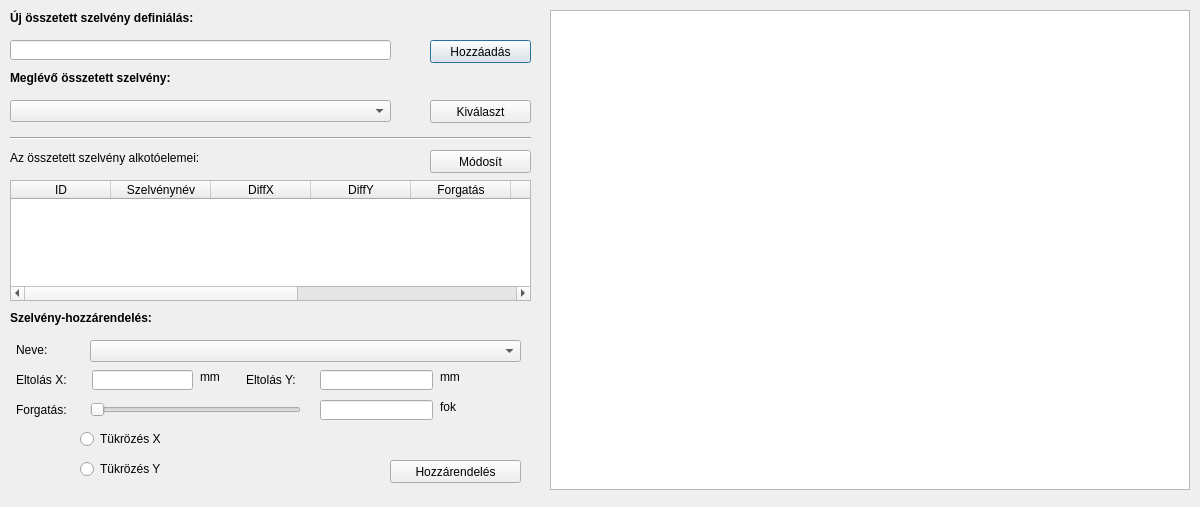
<?xml version="1.0" encoding="UTF-8"?>
<ui version="4.0">
 <class>Kmjellossz</class>
 <widget class="QDialog" name="Kmjellossz">
  <property name="geometry">
   <rect>
    <x>0</x>
    <y>0</y>
    <width>1200</width>
    <height>507</height>
   </rect>
  </property>
  <property name="windowTitle">
   <string>Összetett szelvény konfigurátor</string>
  </property>
  <widget class="QGraphicsView" name="pngrajz">
   <property name="geometry">
    <rect>
     <x>550</x>
     <y>10</y>
     <width>640</width>
     <height>480</height>
    </rect>
   </property>
  </widget>
  <widget class="QLabel" name="label">
   <property name="geometry">
    <rect>
     <x>10</x>
     <y>10</y>
     <width>271</width>
     <height>16</height>
    </rect>
   </property>
   <property name="font">
    <font>
     <family>MS Sans Serif</family>
     <weight>75</weight>
     <bold>true</bold>
    </font>
   </property>
   <property name="text">
    <string>Új összetett szelvény definiálás:</string>
   </property>
  </widget>
  <widget class="QLineEdit" name="uj_osszetett">
   <property name="geometry">
    <rect>
     <x>10</x>
     <y>40</y>
     <width>381</width>
     <height>20</height>
    </rect>
   </property>
   <property name="font">
    <font>
     <family>MS Sans Serif</family>
    </font>
   </property>
  </widget>
  <widget class="QPushButton" name="Ujszelveny">
   <property name="geometry">
    <rect>
     <x>430</x>
     <y>40</y>
     <width>101</width>
     <height>23</height>
    </rect>
   </property>
   <property name="font">
    <font>
     <family>MS Sans Serif</family>
    </font>
   </property>
   <property name="text">
    <string>Hozzáadás</string>
   </property>
  </widget>
  <widget class="QLabel" name="label_2">
   <property name="geometry">
    <rect>
     <x>10</x>
     <y>70</y>
     <width>251</width>
     <height>16</height>
    </rect>
   </property>
   <property name="font">
    <font>
     <family>MS Sans Serif</family>
     <weight>75</weight>
     <bold>true</bold>
    </font>
   </property>
   <property name="text">
    <string>Meglévő összetett szelvény:</string>
   </property>
  </widget>
  <widget class="QComboBox" name="osszetett_szelvenyek">
   <property name="geometry">
    <rect>
     <x>10</x>
     <y>100</y>
     <width>381</width>
     <height>22</height>
    </rect>
   </property>
   <property name="font">
    <font>
     <family>MS Sans Serif</family>
    </font>
   </property>
  </widget>
  <widget class="QPushButton" name="Szelveny_kivalaszt">
   <property name="geometry">
    <rect>
     <x>430</x>
     <y>100</y>
     <width>101</width>
     <height>23</height>
    </rect>
   </property>
   <property name="font">
    <font>
     <family>MS Sans Serif</family>
    </font>
   </property>
   <property name="text">
    <string>Kiválaszt</string>
   </property>
  </widget>
  <widget class="Line" name="line">
   <property name="geometry">
    <rect>
     <x>10</x>
     <y>130</y>
     <width>521</width>
     <height>16</height>
    </rect>
   </property>
   <property name="font">
    <font>
     <family>MS Sans Serif</family>
    </font>
   </property>
   <property name="orientation">
    <enum>Qt::Horizontal</enum>
   </property>
  </widget>
  <widget class="QLabel" name="label_3">
   <property name="geometry">
    <rect>
     <x>10</x>
     <y>150</y>
     <width>281</width>
     <height>16</height>
    </rect>
   </property>
   <property name="font">
    <font>
     <family>MS Sans Serif</family>
    </font>
   </property>
   <property name="text">
    <string>Az összetett szelvény alkotóelemei:</string>
   </property>
  </widget>
  <widget class="QTableWidget" name="alkotoelemek">
   <property name="geometry">
    <rect>
     <x>10</x>
     <y>180</y>
     <width>521</width>
     <height>121</height>
    </rect>
   </property>
   <property name="font">
    <font>
     <family>MS Sans Serif</family>
    </font>
   </property>
   <property name="rowCount">
    <number>0</number>
   </property>
   <column>
    <property name="text">
     <string>ID</string>
    </property>
   </column>
   <column>
    <property name="text">
     <string>Szelvénynév</string>
    </property>
   </column>
   <column>
    <property name="text">
     <string>DiffX</string>
    </property>
   </column>
   <column>
    <property name="text">
     <string>DiffY</string>
    </property>
   </column>
   <column>
    <property name="text">
     <string>Forgatás</string>
    </property>
   </column>
   <column>
    <property name="text">
     <string>Tükr_X</string>
    </property>
   </column>
   <column>
    <property name="text">
     <string>Tükr_Y</string>
    </property>
   </column>
   <column>
    <property name="text">
     <string>Hiba</string>
    </property>
   </column>
   <column>
    <property name="text">
     <string>Törlés</string>
    </property>
   </column>
  </widget>
  <widget class="QLabel" name="label_4">
   <property name="geometry">
    <rect>
     <x>10</x>
     <y>310</y>
     <width>211</width>
     <height>16</height>
    </rect>
   </property>
   <property name="font">
    <font>
     <family>MS Sans Serif</family>
     <weight>75</weight>
     <bold>true</bold>
    </font>
   </property>
   <property name="text">
    <string>Szelvény-hozzárendelés:</string>
   </property>
  </widget>
  <widget class="QLabel" name="label_5">
   <property name="geometry">
    <rect>
     <x>16</x>
     <y>340</y>
     <width>61</width>
     <height>20</height>
    </rect>
   </property>
   <property name="font">
    <font>
     <family>MS Sans Serif</family>
    </font>
   </property>
   <property name="text">
    <string>Neve:</string>
   </property>
  </widget>
  <widget class="QComboBox" name="szelvenyek_listaja">
   <property name="geometry">
    <rect>
     <x>90</x>
     <y>340</y>
     <width>431</width>
     <height>22</height>
    </rect>
   </property>
   <property name="font">
    <font>
     <family>MS Sans Serif</family>
    </font>
   </property>
  </widget>
  <widget class="QLabel" name="label_6">
   <property name="geometry">
    <rect>
     <x>16</x>
     <y>370</y>
     <width>71</width>
     <height>20</height>
    </rect>
   </property>
   <property name="font">
    <font>
     <family>MS Sans Serif</family>
    </font>
   </property>
   <property name="text">
    <string>Eltolás X:</string>
   </property>
  </widget>
  <widget class="QLineEdit" name="diffx">
   <property name="geometry">
    <rect>
     <x>92</x>
     <y>370</y>
     <width>101</width>
     <height>20</height>
    </rect>
   </property>
   <property name="font">
    <font>
     <family>MS Sans Serif</family>
    </font>
   </property>
  </widget>
  <widget class="QLabel" name="label_7">
   <property name="geometry">
    <rect>
     <x>246</x>
     <y>370</y>
     <width>71</width>
     <height>20</height>
    </rect>
   </property>
   <property name="font">
    <font>
     <family>MS Sans Serif</family>
    </font>
   </property>
   <property name="text">
    <string>Eltolás Y:</string>
   </property>
  </widget>
  <widget class="QLineEdit" name="diffy">
   <property name="geometry">
    <rect>
     <x>320</x>
     <y>370</y>
     <width>113</width>
     <height>20</height>
    </rect>
   </property>
   <property name="font">
    <font>
     <family>MS Sans Serif</family>
    </font>
   </property>
  </widget>
  <widget class="QLabel" name="label_8">
   <property name="geometry">
    <rect>
     <x>440</x>
     <y>370</y>
     <width>47</width>
     <height>14</height>
    </rect>
   </property>
   <property name="font">
    <font>
     <family>MS Sans Serif</family>
    </font>
   </property>
   <property name="text">
    <string>mm</string>
   </property>
  </widget>
  <widget class="QLabel" name="label_9">
   <property name="geometry">
    <rect>
     <x>200</x>
     <y>370</y>
     <width>47</width>
     <height>14</height>
    </rect>
   </property>
   <property name="font">
    <font>
     <family>MS Sans Serif</family>
    </font>
   </property>
   <property name="text">
    <string>mm</string>
   </property>
  </widget>
  <widget class="QLabel" name="label_10">
   <property name="geometry">
    <rect>
     <x>16</x>
     <y>400</y>
     <width>61</width>
     <height>20</height>
    </rect>
   </property>
   <property name="font">
    <font>
     <family>MS Sans Serif</family>
    </font>
   </property>
   <property name="text">
    <string>Forgatás:</string>
   </property>
  </widget>
  <widget class="QSlider" name="forgatas">
   <property name="geometry">
    <rect>
     <x>90</x>
     <y>400</y>
     <width>211</width>
     <height>20</height>
    </rect>
   </property>
   <property name="font">
    <font>
     <family>MS Sans Serif</family>
    </font>
   </property>
   <property name="orientation">
    <enum>Qt::Horizontal</enum>
   </property>
  </widget>
  <widget class="QLineEdit" name="fok">
   <property name="geometry">
    <rect>
     <x>320</x>
     <y>400</y>
     <width>113</width>
     <height>20</height>
    </rect>
   </property>
   <property name="font">
    <font>
     <family>MS Sans Serif</family>
    </font>
   </property>
  </widget>
  <widget class="QLabel" name="label_11">
   <property name="geometry">
    <rect>
     <x>440</x>
     <y>400</y>
     <width>47</width>
     <height>14</height>
    </rect>
   </property>
   <property name="font">
    <font>
     <family>MS Sans Serif</family>
    </font>
   </property>
   <property name="text">
    <string>fok</string>
   </property>
  </widget>
  <widget class="QRadioButton" name="Mirrorx">
   <property name="geometry">
    <rect>
     <x>80</x>
     <y>430</y>
     <width>141</width>
     <height>18</height>
    </rect>
   </property>
   <property name="font">
    <font>
     <family>MS Sans Serif</family>
    </font>
   </property>
   <property name="text">
    <string>Tükrözés X</string>
   </property>
  </widget>
  <widget class="QRadioButton" name="Mirrory">
   <property name="geometry">
    <rect>
     <x>80</x>
     <y>460</y>
     <width>141</width>
     <height>18</height>
    </rect>
   </property>
   <property name="font">
    <font>
     <family>MS Sans Serif</family>
    </font>
   </property>
   <property name="text">
    <string>Tükrözés Y</string>
   </property>
  </widget>
  <widget class="QPushButton" name="szelveny_hozzaad">
   <property name="geometry">
    <rect>
     <x>390</x>
     <y>460</y>
     <width>131</width>
     <height>23</height>
    </rect>
   </property>
   <property name="font">
    <font>
     <family>MS Sans Serif</family>
    </font>
   </property>
   <property name="text">
    <string>Hozzárendelés</string>
   </property>
  </widget>
  <widget class="QPushButton" name="Szelveny_modositas">
   <property name="geometry">
    <rect>
     <x>430</x>
     <y>150</y>
     <width>101</width>
     <height>23</height>
    </rect>
   </property>
   <property name="font">
    <font>
     <family>MS Sans Serif</family>
    </font>
   </property>
   <property name="text">
    <string>Módosít</string>
   </property>
  </widget>
 </widget>
 <resources/>
 <connections/>
</ui>
